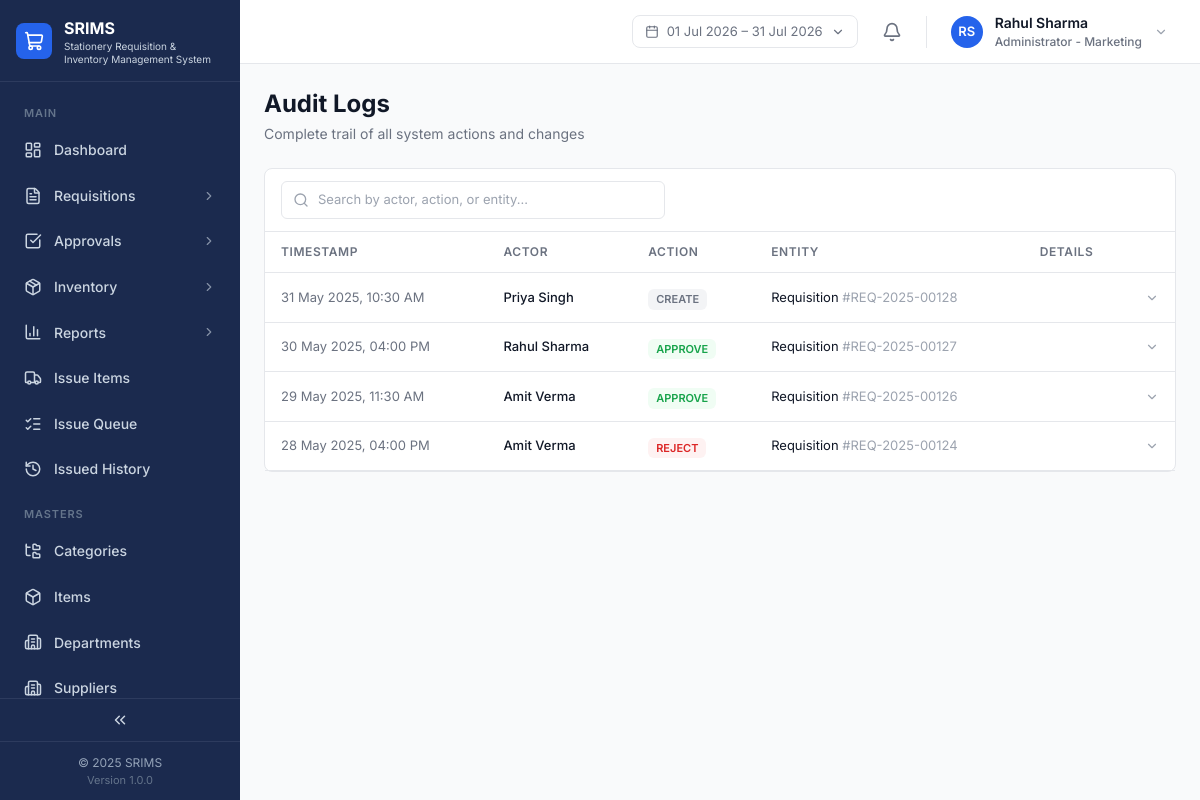
Screenshot of /system/audit-logs.php (signed in) with the database file from the repository.
### tables this page shows
CREATE TABLE IF NOT EXISTS `users` (
  `id` VARCHAR(40) NOT NULL PRIMARY KEY,
  `name` VARCHAR(191) NOT NULL,
  `email` VARCHAR(191) NOT NULL UNIQUE,
  `password_hash` VARCHAR(255) NOT NULL,
  `role` ENUM('ADMIN','USER','APPROVER','INVENTORY_MGR') NOT NULL DEFAULT 'USER',
  `department_id` VARCHAR(40) NOT NULL,
  `approver_id` VARCHAR(40) DEFAULT NULL,
  `is_active` TINYINT(1) NOT NULL DEFAULT 1,
  `avatar_url` LONGTEXT DEFAULT NULL,
  KEY `idx_users_department` (`department_id`),
  CONSTRAINT `fk_users_department` FOREIGN KEY (`department_id`) REFERENCES `departments` (`id`),
  CONSTRAINT `fk_users_approver` FOREIGN KEY (`approver_id`) REFERENCES `users` (`id`)
);

CREATE TABLE IF NOT EXISTS `audit_logs` (
  `id` VARCHAR(40) NOT NULL PRIMARY KEY,
  `actor_id` VARCHAR(40) NOT NULL,
  `action` VARCHAR(60) NOT NULL,
  `entity` VARCHAR(60) NOT NULL,
  `entity_id` VARCHAR(60) NOT NULL,
  `before_json` TEXT DEFAULT NULL,
  `after_json` TEXT DEFAULT NULL,
  `timestamp` DATETIME NOT NULL DEFAULT CURRENT_TIMESTAMP,
  KEY `idx_audit_timestamp` (`timestamp`),
  KEY `idx_audit_entity` (`entity`,`entity_id`),
  CONSTRAINT `fk_audit_actor` FOREIGN KEY (`actor_id`) REFERENCES `users` (`id`)
);

### includes/functions.php (called while the page is built, shortened)
<?php
function formatDateTime($date): string
{
    $ts = is_numeric($date) ? (int)$date : strtotime((string)$date);
    return date('d M Y, h:i A', $ts);
}
function roleLabel(string $role): string
{
    $labels = [
        'ADMIN'         => 'Administrator',
        'USER'          => 'Employee',
        'APPROVER'      => 'Manager',
        'INVENTORY_MGR' => 'Inventory Manager',
    ];
    return $labels[$role] ?? $role;
}
function userInitials(string $name): string
{
    $parts = preg_split('/\s+/', trim($name));
    $initials = '';
    foreach ($parts as $p) {
        if ($p !== '') $initials .= mb_substr($p, 0, 1);
    }
    return mb_strtoupper(mb_substr($initials, 0, 2));
}
function e(?string $s): string
{
    return htmlspecialchars((string) $s, ENT_QUOTES, 'UTF-8');
}

### includes/auth.php (called while the page is built, shortened)
<?php
function currentUser(): ?array
{
    return $_SESSION['user'] ?? null;
}

### system/audit-logs.php (the view, shortened to what this page needs)
<?php
require_once __DIR__ . '/../config.php';
$user = currentUser();
$actionColors = [
    'APPROVE' => 'text-green-600 bg-green-50', 'REJECT' => 'text-red-600 bg-red-50',
    'ISSUE_COMPLETE' => 'text-blue-600 bg-blue-50', 'ISSUE_PARTIAL' => 'text-amber-600 bg-amber-50', 'STOCK_INWARD' => 'text-purple-600 bg-purple-50',
];
$searchQuery = trim($_GET['q'] ?? '');
$sql = 'SELECT al.*, u.name AS actor_name FROM audit_logs al JOIN users u ON u.id = al.actor_id WHERE 1=1';
$params = [];
$sql .= ' ORDER BY al.timestamp DESC LIMIT 300';
$stmt = $pdo->prepare($sql);
$stmt->execute($params);
$logs = $stmt->fetchAll();
include __DIR__ . '/../includes/header.php';
include __DIR__ . '/../includes/app-shell-start.php';
?>
<div class="mb-6"><h1 class="text-page-title text-text-primary">Audit Logs</h1><p class="text-page-subtitle text-text-secondary mt-1">Complete trail of all system actions and changes</p></div>
<div class="rounded-card border border-border bg-surface-card">
    <form method="GET" class="border-b border-border px-4 py-3">
        <div class="relative max-w-sm">
            <i data-lucide="search" class="absolute left-3 top-1/2 -translate-y-1/2 text-text-muted" style="width:16px;height:16px"></i>
            <input type="text" name="q" value="<?= e($searchQuery) ?>" placeholder="Search by actor, action, or entity..." class="w-full rounded-button border border-border py-2 pl-9 pr-3 text-[13px] placeholder:text-text-muted focus:border-brand-primary focus:outline-none focus:ring-1 focus:ring-brand-primary">
        </div>
    </form>
    <div class="overflow-x-auto">
        <table class="w-full">
            <thead><tr class="border-b border-border">
                <th class="px-4 py-3 text-left text-table-header uppercase tracking-table-header text-text-secondary">Timestamp</th>
                <th class="px-4 py-3 text-left text-table-header uppercase tracking-table-header text-text-secondary">Actor</th>
                <th class="px-4 py-3 text-left text-table-header uppercase tracking-table-header text-text-secondary">Action</th>
                <th class="px-4 py-3 text-left text-table-header uppercase tracking-table-header text-text-secondary">Entity</th>
                <th class="px-4 py-3 text-left text-table-header uppercase tracking-table-header text-text-secondary">Details</th>
                <th class="px-4 py-3 text-center text-table-header uppercase tracking-table-header text-text-secondary w-10"></th>
            </tr></thead>
            <tbody>
                <?php if (empty($logs)): ?>
                <tr><td colspan="6" class="px-4 py-12 text-center text-[14px] text-text-muted">No audit log entries found</td></tr>
                <?php else: foreach ($logs as $log): ?>
                <tr class="border-b border-border last:border-0 hover:bg-gray-50 cursor-pointer" onclick="var d=document.getElementById('audit-detail-<?= e($log['id']) ?>'); d.classList.toggle('hidden'); var c=document.getElementById('audit-chev-<?= e($log['id']) ?>'); c.setAttribute('data-lucide', d.classList.contains('hidden')?'chevron-down':'chevron-up'); if(window.lucide) lucide.createIcons();">
                    <td class="px-4 py-3 text-[13px] text-text-secondary whitespace-nowrap"><?= formatDateTime($log['timestamp']) ?></td>
                    <td class="px-4 py-3 text-[13px] font-medium text-text-primary"><?= e($log['actor_name']) ?></td>
                    <td class="px-4 py-3"><span class="inline-flex rounded-md px-2 py-0.5 text-[11px] font-semibold <?= $actionColors[$log['action']] ?? 'text-text-secondary bg-gray-100' ?>"><?= e(str_replace('_', ' ', $log['action'])) ?></span></td>
                    <td class="px-4 py-3 text-[13px] text-text-primary"><?= e($log['entity']) ?> <span class="text-text-muted">#<?= e($log['entity_id']) ?></span></td>
                    <td class="px-4 py-3 text-[12px] text-text-secondary truncate max-w-[300px]"><?= e($log['after_json']) ?></td>
                    <td class="px-4 py-3 text-center text-text-muted"><i data-lucide="chevron-down" id="audit-chev-<?= e($log['id']) ?>" style="width:14px;height:14px"></i></td>
                </tr>
                <?php endforeach; endif; ?>
            </tbody>
        </table>
    </div>
</div>
<?php include __DIR__ . '/../includes/app-shell-end.php'; ?>

### includes/topbar.php (shortened to what this page needs)
<?php
$today = new DateTime('now');
$rangeFrom = (new DateTime($today->format('Y-m-01')))->format('Y-m-d');
$rangeTo   = (new DateTime($today->format('Y-m-t')))->format('Y-m-d');
$fmtDisplay = fn(string $iso) => (new DateTime($iso))->format('d M Y');
?>
<header class="app-topbar fixed top-0 left-0 right-0 z-30 flex h-topbar items-center justify-between border-b border-border bg-white px-6">
    <div class="flex items-center gap-4">
        <div class="relative hidden md:block">
            <button type="button" id="dateRangeBtn" class="flex items-center gap-2 rounded-lg border border-border px-3 py-1.5 text-[13px] text-text-secondary hover:bg-gray-50">
                <i data-lucide="calendar" style="width:14px;height:14px"></i>
                <span id="dateRangeLabel"><?= e($fmtDisplay($rangeFrom)) ?> – <?= e($fmtDisplay($rangeTo)) ?></span>
                <i data-lucide="chevron-down" style="width:14px;height:14px"></i>
            </button>
        </div>
        <div class="relative">
            <button type="button" id="notifBellBtn" class="relative rounded-md p-2 text-text-secondary hover:bg-gray-100">
                <i data-lucide="bell" style="width:20px;height:20px"></i>
            </button>
        </div>
        <div class="relative">
            <button type="button" id="userMenuBtn" class="flex items-center gap-3 rounded-lg px-2 py-1 hover:bg-gray-50">
                <?php if (!empty($user['avatarUrl'])): ?>
                    <img src="<?= e($user['avatarUrl']) ?>" alt="<?= e($user['name']) ?>" class="h-8 w-8 rounded-full object-cover">
                <?php else: ?>
                    <div class="flex h-8 w-8 items-center justify-center rounded-full bg-brand-primary text-[13px] font-semibold text-white"><?= e(userInitials($user['name'])) ?></div>
                <?php endif; ?>
                <div class="hidden text-left md:block">
                    <div class="text-[14px] font-semibold text-text-primary"><?= e($user['name']) ?></div>
                    <div class="text-[12px] font-medium text-text-secondary"><?= e(roleLabel($user['role'])) ?><?= $user['departmentName'] ? ' - ' . e($user['departmentName']) : '' ?></div>
                </div>
                <i data-lucide="chevron-down" class="hidden text-text-muted md:block" style="width:14px;height:14px"></i>
            </button>
        </div>
    </div>
</header>

### assets/css/custom.css (style rules this page uses)
:root { --sidebar-bg: #1B2A4E; --sidebar-active: #2563EB; --sidebar-text: #CBD5E1; --sidebar-text-hi: #FFFFFF; --sidebar-section: #64748B; --sidebar-border: #2D3B5E; --bg-app: #F9FAFB; --bg-card: #FFFFFF; --border: #E5E7EB; --border-strong: #D1D5DB; --text-primary: #111827; --text-secondary: #6B7280; --text-muted: #9CA3AF; --primary: #2563EB; --primary-hover: #1D4ED8; }
body { color: var(--text-primary); background: var(--bg-app); }
.app-topbar { left: 240px; transition: left .3s; }
@media (min-width: 1024px) { .app-topbar { left: 240px; } }

### rows the page displays
users: name "RS", name "Rahul Sharma"
audit_logs: timestamp "31 May 2025, 10:30 AM", actor.name "Priya Singh", action "CREATE", entity "Requisition", entity "REQ-2025-00128"
audit_logs: timestamp "30 May 2025, 04:00 PM", actor.name "Rahul Sharma", action "APPROVE", entity "Requisition", entity "REQ-2025-00127"
audit_logs: timestamp "29 May 2025, 11:30 AM", actor.name "Amit Verma", action "APPROVE", entity "Requisition", entity "REQ-2025-00126"
audit_logs: timestamp "28 May 2025, 04:00 PM", actor.name "Amit Verma", action "REJECT", entity "Requisition", entity "REQ-2025-00124"

### other values shown
$companyName ?: 'SRIMS' "SRIMS"
$section['title'] "MAIN"
$item['label'] "Dashboard"
$item['label'] "Requisitions"
$item['label'] "Approvals"
$item['label'] "Inventory"
$item['label'] "Reports"
$item['label'] "Issue Items"
$item['label'] "Issue Queue"
$item['label'] "Issued History"
$section['title'] "MASTERS"
$item['label'] "Categories"
$item['label'] "Items"
$item['label'] "Departments"
$item['label'] "Suppliers"
